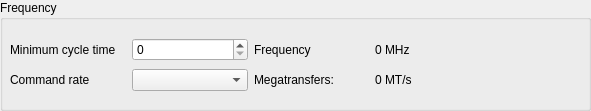
         <widget class="QGroupBox" name="groupBoxFrequency_XMPU2">
          <property name="geometry">
           <rect>
            <x>10</x>
            <y>170</y>
            <width>591</width>
            <height>111</height>
           </rect>
          </property>
          <property name="title">
           <string>Frequency</string>
          </property>
          <widget class="QWidget" name="gridLayoutWidget_30">
           <property name="geometry">
            <rect>
             <x>10</x>
             <y>30</y>
             <width>481</width>
             <height>71</height>
            </rect>
           </property>
           <layout class="QGridLayout" name="gridLayoutFrequency_XMPU2">
            <property name="verticalSpacing">
             <number>0</number>
            </property>
            <item row="0" column="1">
             <widget class="QSpinBox" name="spinMinCycleTime_XMPU2">
              <property name="maximum">
               <number>65000</number>
              </property>
             </widget>
            </item>
            <item row="1" column="1">
             <widget class="QComboBox" name="cbCommandRate_XMPU2"/>
            </item>
            <item row="1" column="0">
             <widget class="QLabel" name="lCommandRate_XMPU2">
              <property name="text">
               <string>Command rate</string>
              </property>
             </widget>
            </item>
            <item row="0" column="0">
             <widget class="QLabel" name="lMinCycleTime_XMPU2">
              <property name="text">
               <string>Minimum cycle time</string>
              </property>
             </widget>
            </item>
            <item row="0" column="3">
             <widget class="QLabel" name="lFrequencyValue_XMPU2">
              <property name="text">
               <string>0 MHz</string>
              </property>
             </widget>
            </item>
            <item row="0" column="2">
             <widget class="QLabel" name="lFrequency_XMPU2">
              <property name="text">
               <string>Frequency</string>
              </property>
             </widget>
            </item>
            <item row="1" column="2">
             <widget class="QLabel" name="labelMT_XMPU2">
              <property name="text">
               <string>Megatransfers:</string>
              </property>
             </widget>
            </item>
            <item row="1" column="3">
             <widget class="QLabel" name="lMTValue_XMPU2">
              <property name="text">
               <string>0 MT/s</string>
              </property>
             </widget>
            </item>
           </layout>
          </widget>
         </widget>
